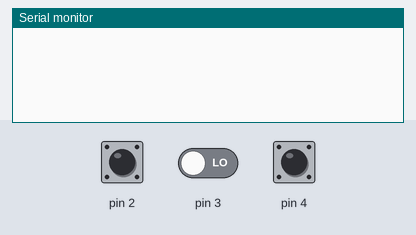
Bench run of a sketch on a simulated Arduino Uno, built with avr-gcc and run on an emulated ATmega328P. Parts: the last lines printed to the serial monitor. The inputs (shaded band) are chosen by the test bench; at power-on: pin 2 HIGH, pin 4 HIGH, pin 3 LOW.

Above: at 1.2 s.
1.3 s: pin 2 driven LOW
At 1.8 s:
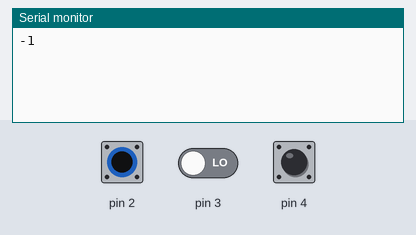
2.8 s: pin 4 pulled LOW for 0.15 s
At 4.1 s:
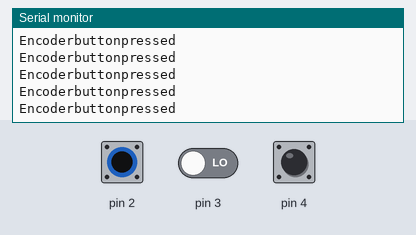
4.4 s: pin 2 driven HIGH
At 5.3 s:
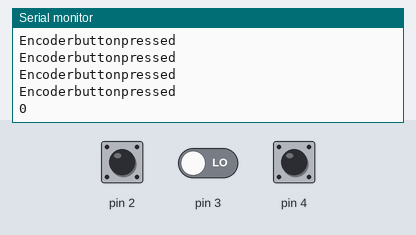
5.9 s: pin 2 driven LOW and pin 4 driven LOW
At 6.8 s:
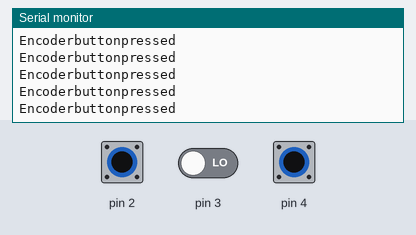

The sketch:

test-code.ino
```cpp
int lastClk;
long counter = 0;
void setup() {
pinMode(2, INPUT); pinMode(3, INPUT); pinMode(4, INPUT_PULLUP);
Serial.begin(9600);
lastClk = digitalRead(2);
}
void loop() {
int currentClk = digitalRead(2);
if (currentClk != lastClk) {
if (digitalRead(3) != currentClk) counter++; else counter--;
Serial.println(counter);
}
lastClk = currentClk;
if (digitalRead(4) == LOW) Serial.println("Encoderbuttonpressed");
}
```

Measured:
- after the input at 1.3 s, the serial monitor: prints a new line at once (image 1)
- after the input at 2.8 s, the serial monitor: prints a new line at once (image 2)
- after the input at 4.4 s, the serial monitor: prints a new line at once (image 3)
- after the input at 5.9 s, the serial monitor: prints a new line at once (image 4)
